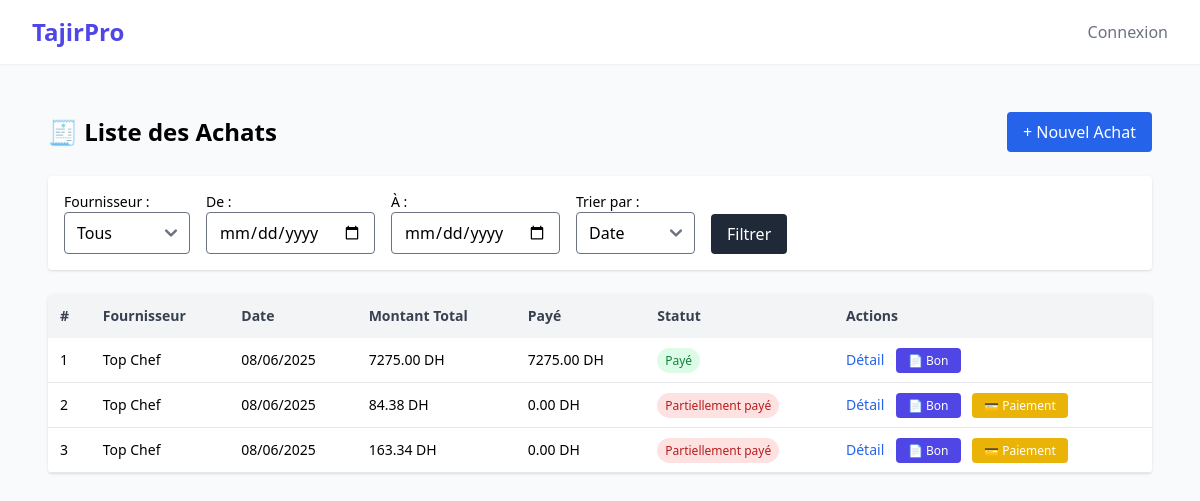
Page /purchases/ on the committed database.
### purchases/models.py (models this page shows, shortened)
class Purchase(models.Model):
    supplier = models.ForeignKey("suppliers.Supplier", on_delete=models.CASCADE, related_name="purchases")
    date = models.DateField(auto_now_add=True)
    status = models.CharField(max_length=20, choices=[
        ("draft", "Brouillon"),
        ("ordered", "Commandé"),
        ("received", "Reçu"),
        ("cancelled", "Annulé"),
    ], default="ordered")
    total_amount = models.DecimalField(max_digits=10, decimal_places=2, default=0)
    amount_paid = models.DecimalField(max_digits=10, decimal_places=2, default=0)
    notes = models.TextField(blank=True, null=True)
    due_date = models.DateField(default=default_due_date)

### suppliers/models.py (models this page shows, shortened)
class Supplier(models.Model):
    name = models.CharField(max_length=255)
    email = models.EmailField(blank=True, null=True)
    phone = models.CharField(max_length=50, blank=True, null=True)
    address = models.TextField(blank=True, null=True)
    created_at = models.DateTimeField(auto_now_add=True)

### purchases/views.py (the view)
# urls.py: path('', views.purchase_list_view, name='purchase_list'),
def purchase_list_view(request):
    purchases = Purchase.objects.select_related('supplier').all()
    suppliers = Supplier.objects.all()
    supplier_id = request.GET.get('supplier')
    start_date = request.GET.get('start_date')
    end_date = request.GET.get('end_date')
    if supplier_id:
        purchases = purchases.filter(supplier_id=supplier_id)
    if start_date:
        try:
            purchases = purchases.filter(date__gte=datetime.strptime(start_date, "%Y-%m-%d"))
        except:
            pass
    if end_date:
        try:
            purchases = purchases.filter(date__lte=datetime.strptime(end_date, "%Y-%m-%d"))
        except:
            pass
    sort = request.GET.get('sort')
    if sort == 'montant':
        purchases = purchases.order_by('-total_amount')
    elif sort == 'statut':
        purchases = purchases.annotate(
            is_paid=F('amount_paid') >= F('total_amount')
        ).order_by('-is_paid')
    else:
        purchases = purchases.order_by('-date')
    return render(request, 'purchases/purchase_list.html', {
        'purchases': purchases,
        'suppliers': suppliers,
        'filters': {
            'supplier': supplier_id,
            'start_date': start_date,
            'end_date': end_date,
            'sort': sort,
        }
    })

### purchases/templates/purchases/purchase_list.html (shortened to what this page needs)
{% extends "base.html" %}
{% block content %}
<div class="max-w-6xl mx-auto px-4 py-6">
  <div class="flex justify-between items-center mb-6">
    <h1 class="text-2xl font-bold">🧾 Liste des Achats</h1>
    <a href="{% url 'purchases:purchase_create' %}" class="px-4 py-2 bg-blue-600 text-white rounded hover:bg-blue-700">
      + Nouvel Achat
    </a>
  </div>
  <form method="get" class="bg-white p-4 rounded shadow mb-6 flex flex-wrap gap-4 items-end">
    <div>
      <label class="block text-sm font-medium">Fournisseur :</label>
      <select name="supplier" class="border rounded px-3 py-2">
        <option value="">Tous</option>
      </select>
    </div>
    <div>
      <label class="block text-sm font-medium">De :</label>
      <input type="date" name="start_date" value="{{ filters.start_date }}" class="border rounded px-3 py-2">
    </div>
    <div>
      <label class="block text-sm font-medium">À :</label>
      <input type="date" name="end_date" value="{{ filters.end_date }}" class="border rounded px-3 py-2">
    </div>
    <div>
      <label class="block text-sm font-medium">Trier par :</label>
      <select name="sort" class="border rounded px-3 py-2">
        <option value="">Date</option>
      </select>
    </div>
    <button type="submit" class="mt-1 bg-gray-800 text-white px-4 py-2 rounded hover:bg-black">Filtrer</button>
  </form>
  <div class="bg-white shadow rounded overflow-x-auto">
    <table class="min-w-full table-auto text-sm">
      <thead class="bg-gray-100 text-left font-medium text-gray-700">
        <tr>
          <th class="p-3">#</th>
          <th class="p-3">Fournisseur</th>
          <th class="p-3">Date</th>
          <th class="p-3">Montant Total</th>
          <th class="p-3">Payé</th>
          <th class="p-3">Statut</th>
          <th class="p-3">Actions</th>
        </tr>
      </thead>
      <tbody>
        {% for purchase in purchases %}
        <tr class="border-b hover:bg-gray-50">
          <td class="p-3">{{ purchase.id }}</td>
          <td class="p-3">{{ purchase.supplier.name }}</td>
          <td class="p-3">{{ purchase.date|date:"d/m/Y" }}</td>
          <td class="p-3">{{ purchase.total_amount }} DH</td>
          <td class="p-3">{{ purchase.amount_paid }} DH</td>
          <td class="p-3">
            {% if purchase.amount_paid >= purchase.total_amount %}
              <span class="text-xs bg-green-100 text-green-700 px-2 py-1 rounded-full">Payé</span>
            {% else %}
              <span class="text-xs bg-red-100 text-red-700 px-2 py-1 rounded-full">Partiellement payé</span>
            {% endif %}
          </td>
          <td class="p-3 space-x-2">
            <a href="{% url 'purchases:purchase_detail' purchase.pk %}" class="text-blue-600 hover:underline">Détail</a>
            <a href="{% url 'purchases:purchase_order_pdf' purchase.id %}" target="_blank"
               class="bg-indigo-600 text-white text-xs px-3 py-1 rounded hover:bg-indigo-700">📄 Bon</a>
            {% if purchase.amount_paid < purchase.total_amount %}
            <a href="{% url 'purchases:add_supplier_payment' purchase.pk %}"
               class="bg-yellow-500 text-white text-xs px-3 py-1 rounded hover:bg-yellow-600">💳 Paiement</a>
            {% endif %}
          </td>
        </tr>
        {% empty %}
        <tr>
          <td colspan="7" class="p-4 text-center text-gray-500">Aucun achat trouvé.</td>
        </tr>
        {% endfor %}
      </tbody>
    </table>
  </div>
</div>
{% endblock %}

### rows in the picture
Purchase: id "1", supplier.name "Top Chef", date "08/06/2025", total_amount "7275.00", amount_paid "7275.00", shows "Payé"
Purchase: id "2", supplier.name "Top Chef", date "08/06/2025", total_amount "84.38", amount_paid "0.00", shows "Partiellement payé", shows "💳 Paiement"
Purchase: id "3", supplier.name "Top Chef", date "08/06/2025", total_amount "163.34", amount_paid "0.00", shows "Partiellement payé", shows "💳 Paiement"
